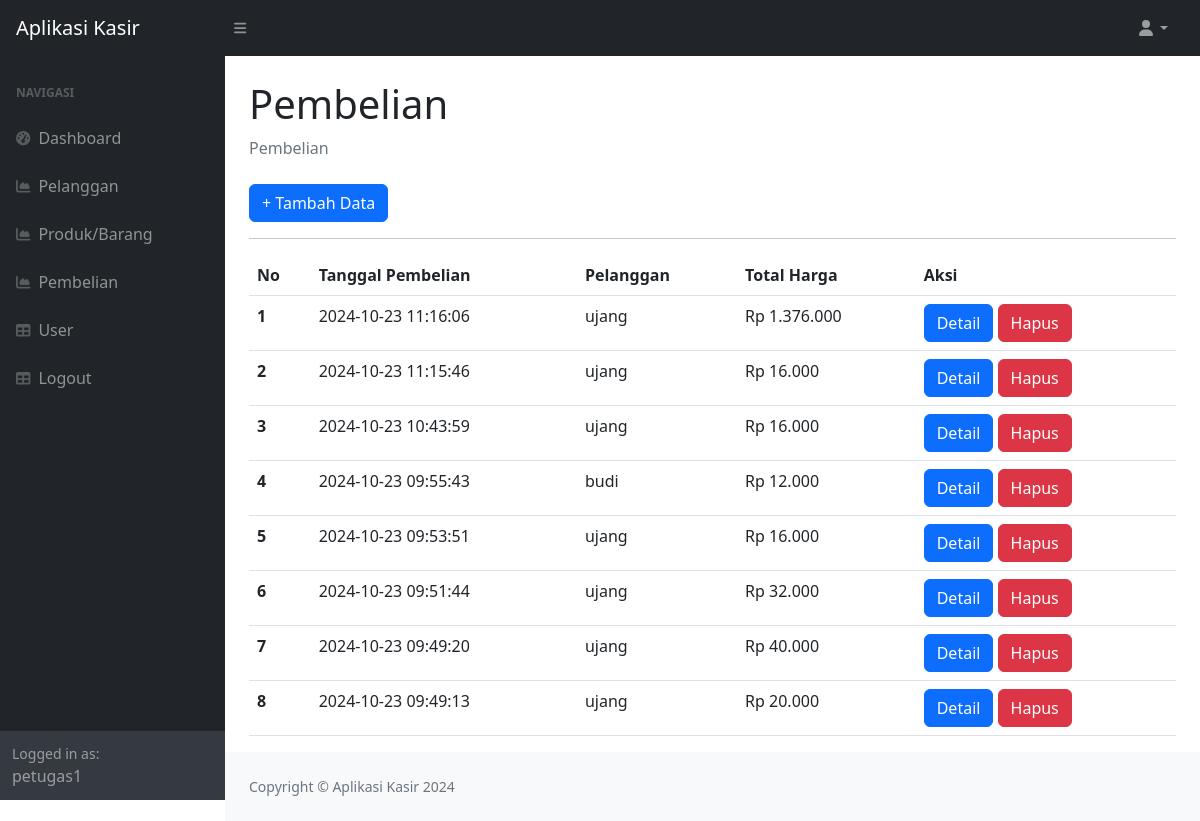
/?page=pembelian (signed in), run on the app's committed database.
### tables this page shows
CREATE TABLE `penjualan` (
  `id_penjualan` int(11) NOT NULL,
  `tanggal_penjualan` datetime DEFAULT NULL,
  `total_harga` int(15) DEFAULT NULL,
  `id_pelanggan` int(11) DEFAULT NULL
);

CREATE TABLE `pelanggan` (
  `id_pelanggan` int(11) NOT NULL,
  `nama_pelanggan` varchar(255) DEFAULT NULL,
  `alamat` text DEFAULT NULL,
  `no_telepon` int(15) DEFAULT NULL
);

### pembelian.php (the view)
<div class="container-fluid px-4">
    <h1 class="mt-4">Pembelian</h1>
    <ol class="breadcrumb mb-4">
        <li class="breadcrumb-item active">Pembelian</li>
    </ol>
    <a href="?page=pembelian_tambah" class="btn btn-primary"> + Tambah Data</a>
    <hr>
    <table class="table">
        <thead>
            <tr>
                <th>No</th>
                <th>Tanggal Pembelian</th>
                <th>Pelanggan</th>
                <th>Total Harga</th>
                <th>Aksi</th>
            </tr>
        </thead>
        <tbody>
            <?php
            $nomor = 1;
            $query = mysqli_query($koneksi, "SELECT * FROM penjualan LEFT JOIN pelanggan ON pelanggan.id_pelanggan = penjualan.id_pelanggan ORDER BY tanggal_penjualan DESC");
            while ($data = mysqli_fetch_array($query)) {
                ?>
                <tr>
                    <th scope="row"><?php echo $nomor++; ?></th>
                    <td><?php echo $data['tanggal_penjualan']; ?></td>
                    <td><?php echo $data['nama_pelanggan']; ?></td>
                    <td><?php echo 'Rp ' . number_format($data['total_harga'], 0, ',', '.'); ?></td>
                    <td>
                        <a href="?page=penjualan_detail&&id=<?php echo $data['id_penjualan']; ?>" class="btn btn-primary">Detail</a>
                        <a href="?page=penjualan_hapus&&id=<?php echo $data['id_penjualan']; ?>" class="btn btn-danger">Hapus</a>
                    </td>
                </tr>
                <?php
            }
            ?>
        </tbody>
    </table>
</div>

### data on the page
penjualan: tanggal_penjualan "2024-10-23 11:16:06", id_pelanggan.nama_pelanggan "ujang", total_harga "1.376.000"
penjualan: tanggal_penjualan "2024-10-23 11:15:46", id_pelanggan.nama_pelanggan "ujang", total_harga "16.000"
penjualan: tanggal_penjualan "2024-10-23 10:43:59", id_pelanggan.nama_pelanggan "ujang", total_harga "16.000"
penjualan: tanggal_penjualan "2024-10-23 09:55:43", id_pelanggan.nama_pelanggan "budi", total_harga "12.000"
penjualan: tanggal_penjualan "2024-10-23 09:53:51", id_pelanggan.nama_pelanggan "ujang", total_harga "16.000"
penjualan: tanggal_penjualan "2024-10-23 09:51:44", id_pelanggan.nama_pelanggan "ujang", total_harga "32.000"
penjualan: tanggal_penjualan "2024-10-23 09:49:20", id_pelanggan.nama_pelanggan "ujang", total_harga "40.000"
penjualan: tanggal_penjualan "2024-10-23 09:49:13", id_pelanggan.nama_pelanggan "ujang", total_harga "20.000"

### other printed values
$_SESSION['user']['nama'] "petugas1"
